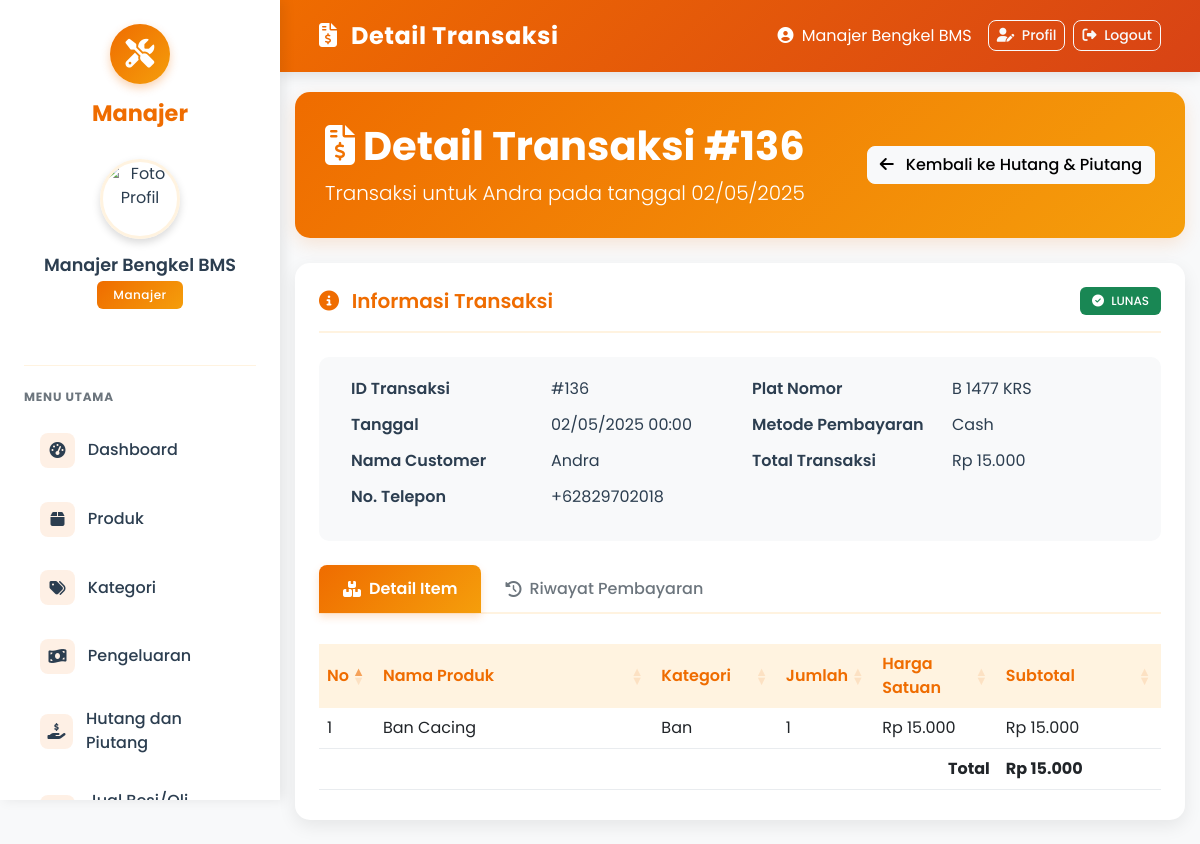
/manajer/transaksi_detail.php?id=136 (signed in), run on the app's committed database.
### tables this page shows
CREATE TABLE `transaksi` (
  `id` int(11) NOT NULL,
  `tanggal` date NOT NULL,
  `total` decimal(10,2) NOT NULL,
  `jumlah_bayar` decimal(10,2) DEFAULT 0.00,
  `hutang` decimal(10,2) DEFAULT 0.00,
  `status_hutang` tinyint(1) DEFAULT 0,
  `kembalian` decimal(10,2) DEFAULT 0.00,
  `kasir` varchar(25) NOT NULL,
  `nama_customer` varchar(100) NOT NULL,
  `no_whatsapp` varchar(20) NOT NULL,
  `alamat` text NOT NULL,
  `plat_nomor_motor` varchar(20) NOT NULL,
  `metode_pembayaran` enum('Cash','Transfer') NOT NULL,
  `pendapatan` decimal(15,2) DEFAULT 0.00
);

CREATE TABLE `transaksi_detail` (
  `id` int(11) NOT NULL,
  `transaksi_id` int(11) NOT NULL,
  `produk_id` int(11) DEFAULT NULL,
  `nama_produk_manual` varchar(255) DEFAULT NULL,
  `jumlah` int(11) NOT NULL,
  `harga_satuan` decimal(10,2) NOT NULL,
  `subtotal` decimal(10,2) NOT NULL
);

CREATE TABLE `produk` (
  `id` int(11) NOT NULL,
  `nama` varchar(50) NOT NULL,
  `harga_beli` decimal(10,2) DEFAULT NULL,
  `harga_jual` decimal(10,2) NOT NULL,
  `stok` int(11) NOT NULL,
  `kategori_id` int(11) DEFAULT NULL,
  `hutang_sparepart` enum('Hutang','Cash') DEFAULT 'Cash',
  `nominal_hutang` decimal(10,2) DEFAULT 0.00
);

CREATE TABLE `kategori` (
  `id` int(11) NOT NULL,
  `nama_kategori` varchar(50) NOT NULL
);

### manajer/transaksi_detail.php (the view, shortened to what this page needs)
<?php
include '../config.php';
$transaksi_id = mysqli_real_escape_string($conn, $_GET['id']);
$transaksi_query = "SELECT t.* FROM transaksi t WHERE t.id = '$transaksi_id'";
$transaksi_result = mysqli_query($conn, $transaksi_query);
$transaksi = mysqli_fetch_assoc($transaksi_result);
$items_query = "SELECT td.*, td.nama_produk_manual, td.harga_satuan,
                p.nama as nama_produk, p.kategori_id, k.nama_kategori
                FROM transaksi_detail td
                LEFT JOIN produk p ON td.produk_id = p.id
                LEFT JOIN kategori k ON p.kategori_id = k.id
                WHERE td.transaksi_id = '$transaksi_id'
                ORDER BY td.id ASC";
$items_result = mysqli_query($conn, $items_query);
$payment_query = "SELECT pc.*,
                 CASE
                   WHEN m.nama IS NOT NULL THEN m.nama
                   ELSE 'System'
                 END as created_by_name
                 FROM piutang_cair pc
                 LEFT JOIN manajer m ON pc.created_by = m.id_manajer
                 WHERE pc.transaksi_id = '$transaksi_id'
                 ORDER BY pc.tanggal_bayar DESC, pc.id DESC";
$payment_result = mysqli_query($conn, $payment_query);
?>
<!DOCTYPE html>
<html lang="id">
<head>
  <link href="https://cdn.jsdelivr.net/npm/bootstrap@5.3.0/dist/css/bootstrap.min.css" rel="stylesheet">
  <link rel="stylesheet" href="https://cdnjs.cloudflare.com/ajax/libs/font-awesome/6.4.0/css/all.min.css">
  <link rel="stylesheet" href="https://cdn.datatables.net/1.13.6/css/dataTables.bootstrap5.min.css">
</head>
<body>
  <?php include 'sidebar.php'; ?>
  <div class="content">
    <nav class="navbar navbar-expand-lg navbar-dark">
      <div class="container-fluid">
        <span class="navbar-brand">
          <i class="fas fa-file-invoice-dollar me-2"></i>
          Detail Transaksi
        </span>
        <div class="d-flex align-items-center">
          <span class="text-white me-3">
            <i class="fas fa-user-circle me-1"></i>
            <?= htmlspecialchars($_SESSION['manajer']['nama']) ?>
          </span>
          <a href="profile.php" class="btn btn-outline-light btn-sm me-2">
            <i class="fas fa-user-edit me-1"></i> Profil
          </a>
          <a href="logout.php" class="btn btn-outline-light btn-sm">
            <i class="fas fa-sign-out-alt me-1"></i> Logout
          </a>
        </div>
      </div>
    </nav>
    <div class="container-fluid">
      <div class="page-header">
        <div class="d-flex justify-content-between align-items-center">
          <div>
            <h1><i class="fas fa-file-invoice-dollar me-2"></i>Detail Transaksi #<?= $transaksi_id ?></h1>
            <p class="lead mb-0">
              Transaksi untuk <?= htmlspecialchars($transaksi['nama_customer']) ?>
              pada tanggal <?= date('d/m/Y', strtotime($transaksi['tanggal'])) ?>
            </p>
          </div>
          <div>
            <a href="hutang_piutang.php" class="btn btn-light">
              <i class="fas fa-arrow-left me-2"></i>
              Kembali ke Hutang & Piutang
            </a>
          </div>
        </div>
      </div>
      <div class="data-card">
        <div class="card-header-actions">
          <h5 class="card-title">
            <i class="fas fa-info-circle me-2"></i>
            Informasi Transaksi
          </h5>
          <span class="badge <?= isset($transaksi['status_hutang']) && $transaksi['status_hutang'] == 0 ? 'bg-success' : 'bg-warning text-dark' ?>">
            <?php if (isset($transaksi['status_hutang']) && $transaksi['status_hutang'] == 0): ?>
              <i class="fas fa-check-circle me-1"></i> LUNAS
            <?php else: ?>
              <i class="fas fa-exclamation-circle me-1"></i> HUTANG
            <?php endif; ?>
          </span>
        </div>
        <div class="detail-section">
          <div class="row">
            <div class="col-md-6">
              <div class="detail-row">
                <div class="detail-label">ID Transaksi</div>
                <div class="detail-value">#<?= $transaksi_id ?></div>
              </div>
              <div class="detail-row">
                <div class="detail-label">Tanggal</div>
                <div class="detail-value"><?= date('d/m/Y H:i', strtotime($transaksi['tanggal'])) ?></div>
              </div>
              <div class="detail-row">
                <div class="detail-label">Nama Customer</div>
                <div class="detail-value"><?= htmlspecialchars($transaksi['nama_customer']) ?></div>
              </div>
              <div class="detail-row">
                <div class="detail-label">No. Telepon</div>
                <div class="detail-value">
                  <?= !empty($transaksi['no_whatsapp']) ? htmlspecialchars($transaksi['no_whatsapp']) : '-' ?>
                </div>
              </div>
            </div>
            <div class="col-md-6">
              <div class="detail-row">
                <div class="detail-label">Plat Nomor</div>
                <div class="detail-value">
                  <?= !empty($transaksi['plat_nomor_motor']) ? htmlspecialchars($transaksi['plat_nomor_motor']) : '-' ?>
                </div>
              </div>
              <div class="detail-row">
                <div class="detail-label">Metode Pembayaran</div>
                <div class="detail-value"><?= isset($transaksi['metode_pembayaran']) ? htmlspecialchars($transaksi['metode_pembayaran']) : '-' ?></div>
              </div>
              <div class="detail-row">
                <div class="detail-label">Total Transaksi</div>
                <div class="detail-value">Rp <?= isset($transaksi['total']) ? number_format($transaksi['total'], 0, ',', '.') : '0' ?></div>
              </div>
            </div>
          </div>
        </div>
<ul class="nav nav-tabs" id="transactionTabs" role="tablist">
  <li class="nav-item" role="presentation">
    <button class="nav-link active" id="items-tab" data-bs-toggle="tab" data-bs-target="#items" type="button" role="tab">
      <i class="fas fa-boxes me-2"></i> Detail Item
    </button>
  </li>
  <?php if (mysqli_num_rows($payment_result) > 0 || (isset($transaksi['status_hutang']) && $transaksi['status_hutang'] == 0)): ?>
  <li class="nav-item" role="presentation">
    <button class="nav-link" id="payment-tab" data-bs-toggle="tab" data-bs-target="#payment" type="button" role="tab">
      <i class="fas fa-history me-2"></i> Riwayat Pembayaran
    </button>
  </li>
  <?php endif; ?>
</ul>
<div class="tab-content" id="transactionTabContent">
  <div class="tab-pane fade show active" id="items" role="tabpanel" tabindex="0">
    <div class="table-responsive">
      <table class="table table-hover" id="itemsTable">
        <thead>
          <tr>
            <th width="5%">No</th>
            <th width="35%">Nama Produk</th>
            <th width="15%">Kategori</th>
            <th width="10%">Jumlah</th>
            <th width="15%">Harga Satuan</th>
            <th width="20%">Subtotal</th>
          </tr>
        </thead>
        <tbody>
          <?php
          $no = 1;
          $total = 0;
          if (mysqli_num_rows($items_result) > 0):
            while ($row = mysqli_fetch_assoc($items_result)):
              $harga = isset($row['harga_satuan']) ? intval($row['harga_satuan']) : 0;
              $jumlah = isset($row['jumlah']) ? intval($row['jumlah']) : 0;
              $subtotal = $jumlah * $harga;
              $total += $subtotal;
          ?>
          <tr>
            <td><?= $no++ ?></td>
            <td>
              <?php
              if (!empty($row['nama_produk_manual'])) {
                echo htmlspecialchars($row['nama_produk_manual']);
              } elseif (isset($row['nama_produk'])) {
                echo htmlspecialchars($row['nama_produk']);
              } else {
                echo 'Produk tidak ditemukan';
              }
              ?>
            </td>
            <td>
              <?php
              if (!empty($row['nama_produk_manual']) && empty($row['nama_kategori'])) {
                echo 'Tidak dalam kategori';
              } else {
                echo isset($row['nama_kategori']) ? htmlspecialchars($row['nama_kategori']) : '-';
              }
              ?>
            </td>
            <td><?= $jumlah ?></td>
            <td>Rp <?= number_format($harga, 0, ',', '.') ?></td>
            <td>Rp <?= number_format($subtotal, 0, ',', '.') ?></td>
          </tr>
          <?php
            endwhile;
          else:
          ?>
          <tr>
            <td colspan="6" class="text-center py-4">Tidak ada item dalam transaksi ini</td>
          </tr>
          <?php endif; ?>
        </tbody>
        <tfoot>
          <tr class="fw-bold">
            <td colspan="5" class="text-end">Total</td>
            <td>Rp <?= number_format($total, 0, ',', '.') ?></td>
          </tr>
        </tfoot>
      </table>
    </div>
  </div>
</div>
</body>
</html>

### manajer/transaksi_detail.php (style rules this page uses)
:root { --primary-orange: #EF6C00; --secondary-orange: #F59E0B; --light-orange: #FFF3E0; --accent-orange: #D84315; --white: #ffffff; --light-gray: #f8f9fa; --text-dark: #2C3E50; --border-color: #e1e7ef; }
body { font-family: 'Poppins', sans-serif; background-color: var(--light-gray); margin: 0; padding: 0; color: var(--text-dark); }
.content { margin-left: 280px; transition: margin-left 0.3s ease; min-height: 100vh; }
.navbar { background: linear-gradient(135deg, var(--primary-orange), var(--accent-orange)); box-shadow: 0 4px 12px rgba(0, 0, 0, 0.1); border: none; padding: 0.8rem 1.5rem; margin-bottom: 20px; }
.navbar-brand { font-weight: 700; font-size: 1.5rem; color: var(--white); letter-spacing: 0.5px; }
.page-header { background: linear-gradient(135deg, var(--primary-orange), var(--secondary-orange)); border-radius: 15px; padding: 30px; color: var(--white); margin-bottom: 25px; box-shadow: 0 6px 18px rgba(239, 108, 0, 0.15); }
.page-header h1 { font-weight: 700; margin-bottom: 0.5rem; }
.data-card { border: none; border-radius: 15px; overflow: hidden; box-shadow: 0 6px 18px rgba(0, 0, 0, 0.08); background-color: var(--white); padding: 1.5rem; height: 100%; transition: all 0.3s ease; margin-bottom: 1.5rem; }
.card-header-actions { display: flex; justify-content: space-between; align-items: center; padding-bottom: 1rem; margin-bottom: 1.5rem; border-bottom: 2px solid var(--light-orange); }
.card-title { font-size: 1.25rem; font-weight: 600; color: var(--primary-orange); margin-bottom: 0; }
.table { margin-bottom: 0; border-collapse: separate; border-spacing: 0; }
.table th { background-color: var(--light-orange); color: var(--primary-orange); font-weight: 600; border: none; vertical-align: middle; }
.table td { vertical-align: middle; border-color: #e9ecef; }
.btn-outline-light { border-radius: 8px; font-weight: 500; transition: all 0.3s ease; }
.btn-light { border-radius: 8px; font-weight: 500; transition: all 0.3s ease; }
.nav-tabs { border-bottom: 2px solid var(--light-orange); margin-bottom: 1.5rem; }
.nav-tabs .nav-link { border: none; color: #6c757d; font-weight: 500; padding: 0.75rem 1.5rem; border-radius: 8px 8px 0 0; transition: all 0.3s ease; }
.nav-tabs .nav-link.active { color: var(--white); background: linear-gradient(135deg, var(--primary-orange), var(--secondary-orange)); font-weight: 600; }
.badge { padding: 0.5rem 0.75rem; font-weight: 500; border-radius: 6px; }
.detail-section { background-color: var(--light-gray); border-radius: 10px; padding: 1.25rem; margin-bottom: 1.5rem; }
.detail-row { display: flex; flex-wrap: wrap; margin-bottom: 0.75rem; }
.detail-label { flex: 0 0 200px; font-weight: 600; color: var(--text-dark); }
.detail-value { flex: 1; min-width: 150px; }
.container-fluid { padding-left: 15px; padding-right: 15px; }
.row { margin-right: 0; margin-left: 0; }

### manajer/sidebar.php (style rules this page uses)
.nav-link { display: flex; align-items: center; padding: 0.8rem 1rem; border-radius: 8px; color: #2C3E50; text-decoration: none; transition: all 0.3s ease; font-weight: 500; }
.nav-link.active { background: linear-gradient(135deg, #EF6C00, #F59E0B); color: #ffffff; box-shadow: 0 4px 8px rgba(239, 108, 0, 0.2); }
.nav-link i { font-size: 1rem; }

### data on the page
transaksi: nama_customer "Andra", tanggal "02/05/2025", tanggal "02/05/2025 00:00", no_whatsapp "+62829702018", plat_nomor_motor "B 1477 KRS", metode_pembayaran "Cash", total "15.000"
transaksi_detail: produk.nama "Ban Cacing", kategori.nama_kategori "Ban", jumlah "1", harga_satuan "15.000", subtotal "15.000"

### other printed values
$_SESSION['manajer']['nama'] "Manajer Bengkel BMS"
$transaksi_id "136"
$total "15.000"
